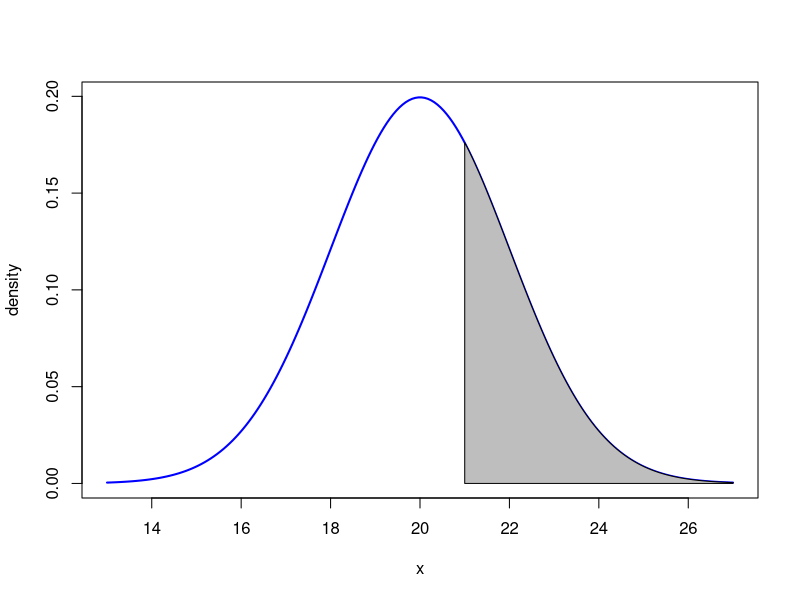

Write the R code that produced this figure.
mean = 20
sd = 2
minx = mean-3.5*sd;
maxx = mean+3.5*sd;
a = 21;
b = maxx;
x=seq(minx,maxx,length=200)
y=dnorm(x,mean=mean,sd=sd)
plot(x,y,type="l", lwd=2, col="blue",xlab="x",ylab="density")
x=seq(a,b,length=200)
y=dnorm(x,mean=mean,sd=sd)
polygon(c(a,x,b),c(0,y,0),col="gray")